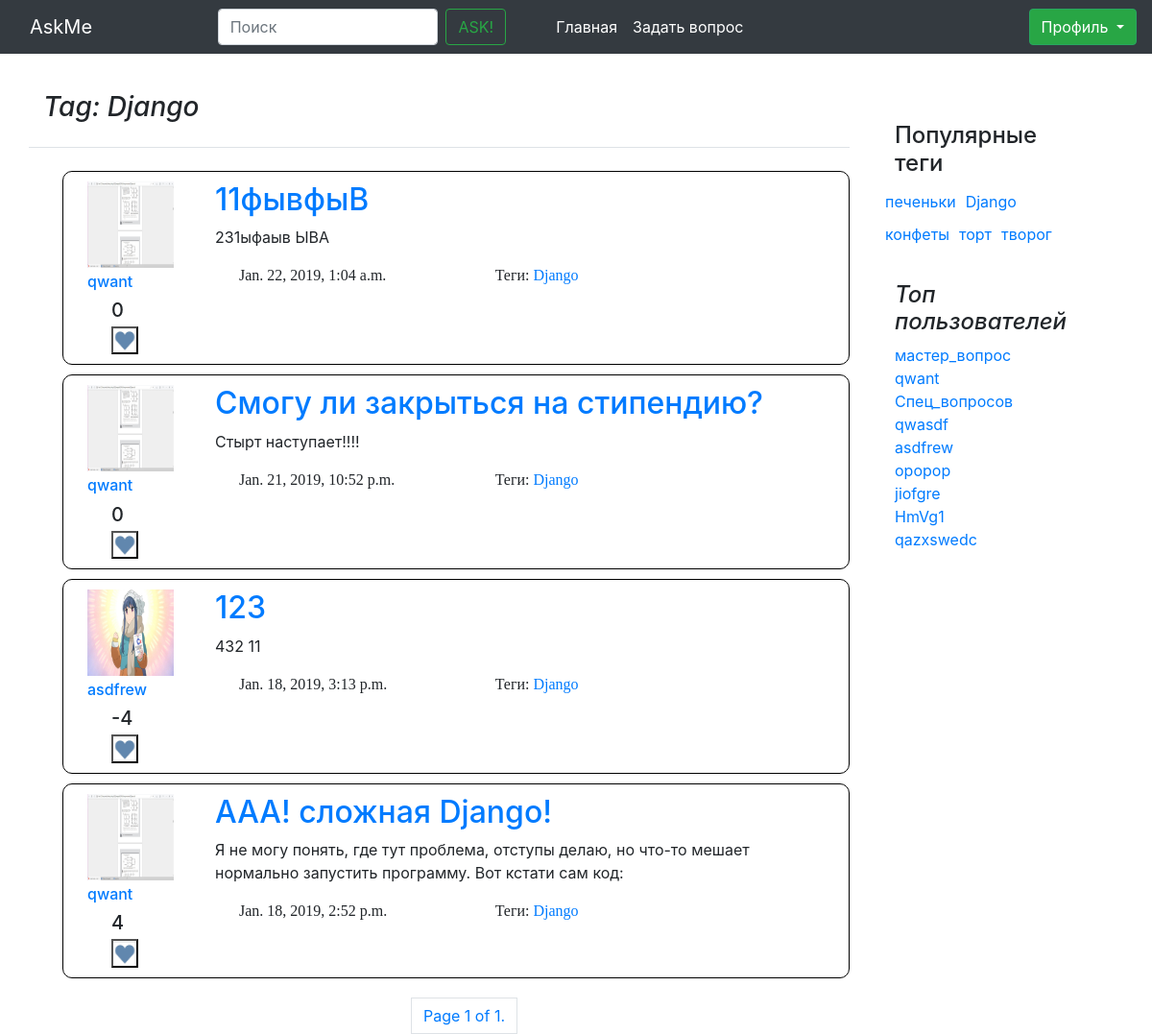
Page /tag/5 on the committed database.
### questions/models.py (models this page shows, shortened)
class Tag(models.Model):
    title = models.CharField(max_length=120, verbose_name=u"Заголовок ярлыка", null=True)
    objects = TagManager()
    def __str__(self):
        return self.title

class Question(models.Model):
    author = models.ForeignKey(CustomUser, on_delete=models.CASCADE)
    title = models.CharField(max_length=120, default='', verbose_name=u"Заголовок вопроса", null=True)
    text = models.TextField(verbose_name=u"Полное описание вопроса", null=True)
    create_date = models.DateTimeField(default=datetime.now, verbose_name=u"Время создания вопроса", null=True)
    is_active = models.BooleanField(default=True, verbose_name=u"Доступность вопроса")
    tags = models.ManyToManyField(Tag, blank=True)
    rating = models.IntegerField(default=0, null=False, verbose_name="Рейтинг вопроса")
    objects = QuestionManager()
    class Meta:
        ordering = ['-create_date']

class CustomUser(AbstractUser):
    upload = models.ImageField(upload_to='uploads/%Y/%m/%d/', blank=False)
    registration_date = models.DateTimeField(default=timezone.now, verbose_name="Дата решистрации", null=True)
    rating = models.IntegerField(default=0, verbose_name="Рейтинг пользователя", null=True)
    objects = UserManager()
    def __str__(self):
        return self.username

### questions/views.py (the view)
# urls.py: path('tag/<int:id>', views.tag, name='tag'),
def tag(request, id):
    return render(request, 'tag_find.html', {
        'users' : paginate(request, models.CustomUser.objects.by_rating())[0:10],
        'tags' : paginate(request, models.Tag.objects.hottest())[0:10],
        'tag' : get_object_or_404(models.Tag, pk=id) ,
        'questions': paginate(request, models.Question.objects.get_by_tag(tag_id=id)),
        "page_objects": paginate(request, objects_list = models.Question.objects.get_by_tag(tag_id=id)),
    })

### questions/manager.py (called while the page is built)
    def get_by_tag(self, tag_id):
        return self.all().filter(tags__id=tag_id)

    def hottest(self):
        return self.annotate(question_count=Count('question')).order_by('-question_count')

    def by_rating(self):
        return self.order_by('-rating')

### questions/views.py (called while the page is built)
def paginate(request, objects_list):
    paginator = Paginator(objects_list, 30)
    page = request.GET.get('page')
    try:
        objects = paginator.page(page)
    except PageNotAnInteger:
        objects = paginator.page(1)
    except EmptyPage:
        objects = paginator.page(paginator.num_pages)
    return objects

### questions/templates/tag_find.html (shortened to what this page needs)
{% load static %}
<!DOCTYPE html>
<html>
  <head>
      {% block links %}
        <link rel="stylesheet" href="https://stackpath.bootstrapcdn.com/bootstrap/4.2.1/css/bootstrap.min.css">
        <link rel="stylesheet" type="text/css" href="{% static "/css/base.css" %}">
      {% endblock links %}
      {% block OwnLinks %}
        {% load static %}
        <link rel="stylesheet" type="text/css" href="{% static "/css/bender.css" %}">
      {% endblock OwnLinks %}
  </head>
  <body>
    {% include "top_navbar.html" %}
    {% block contant %}
      <div class="container">
        <div class="row">
          <div class="col-md-9 blog-main my_blog">
            {% block NamePage %}
              <div class="pb-3 mb-4 font-italic border-bottom row">
                <h3 class="col-4">
                  {% block NamePage_title %}
                    Tag: {{tag}}
                  {% endblock NamePage_title %}
                </h3>
              </div>
            {% endblock NamePage %}
            {% block userPost %}
              {% include "question_frame.html" %}
            {% endblock userPost %}
          </div>
          <div class="col-md-3">
            {% include "aside_menu.html" %}
          </div>
        </div>
      </div>
    {% endblock contant%}
    {% block paginate %}
      {% include "paginate.html" %}
    {% endblock paginate%}
  </body>
</html>

### questions/templates/question_frame.html (shortened to what this page needs)
{% load static %}
<link rel="stylesheet" href="{% static "/css/Like.css" %}">
  {% for obj in questions %}
      <div class="blog-post row Post box-shadow">
        <div class="avatarka_in_post col-md-2 ">
          {% load static %}
          <a href="{% url 'user' id=obj.author.id %}">
          	{% if obj.author.upload %}
          		<img src="{{MEDIA_URL}}{{obj.author.upload.url}}" width="90" height="90">
          	{% else %}
          	    <img src="{% static "/img/Empty2.jpg" %}" width="90" height="90">
          	{% endif %}
            <br>
            <div class="h6 Author_label">
              {{obj.author}}
            </div>
          </a>
    			<div class="container Like_rating_move">
    				<div class="row">
    					<div class="card-text h5 Like_rating_mv">
    						{{obj.rating}}
    					</div>
    				</div>
    				<div class="row Like_button_up_menu">
    					<div class="col-md-3">
                <button class="my_btn1 js-like-question Like_button" data-question_id="{{ obj.id }}" data-like_type="like" style="padding: 0px 0px 0px 0px;margin-top: 5px;">
                  <img src="{% static "/img/Like_heart.jpg" %}" alt="" width="24" height="24">
                </button>
    					</div>
    				</div>
    			</div>
        </div>
      <div class="Context_Post col-md-10">
        <a href="{% url 'question_page' id=obj.id %}">
        	<h2 class="blog-post-title">{{obj.title}}</h2>
        </a>
        <p>{{obj.text | truncatechars:200}}</p>
        {% block BottomOnePost %}
          <div class="blog-post-meta row Post_title_bottom">
            <div class="col-md-5">
                {{obj.create_date}}
            </div>
            <div class="col-7">
          	{% if obj.tags %}
          		<p>Теги:
              		{% for t in obj.tags.all %}
              			<a href="{% url 'tag' id=t.id %}">
							        {{t}}
              			</a>
              		{% endfor %}
              	</p>
          	{% endif %}
            </div>
          </div>
        {% endblock BottomOnePost %}
      </div>
    </div>
  {% endfor %}

### questions/templates/aside_menu.html
{% block Asidemenu %}
  <aside class="blog-sidebar my_blog">
    <div class="p-3 mb-3">
      <div class="p-3">
        <h4>Популярные теги</h4>
        <div class="row">
          {% for t in tags %}
            <a href="{% url 'tag' id=t.id %}" class="Pop_tags">{{ t.title }}</a>
          {% endfor %}
        </div>
      </div>
      <div class="p-3">
        <h4 class="font-italic">Топ пользователей</h4>
        <ol class="list-unstyled">
          {% for user in users %}
            <li><a href="{% url 'user' id=user.id %}">{{ user }}</a></li>
          {% endfor %}
        </ol>
      </div>
    </div>
  </aside>
{% endblock Asidemenu %}

### static/css/base.css (style rules this page uses)
.my_blog { margin-top: 95px; }
.Post { border: 1px solid black; border-radius: 10px 10px 10px 10px; margin-left: 20px; padding:10px; margin-bottom: 10px; }
.Post_title_bottom { margin-left: 10px; font-family: "sans-serif"; }
.Pop_tags { padding: 5px; }
.Author_label { margin-top: 5px; }

### static/css/bender.css (style rules this page uses)
.my_blog { margin-top: 95px; }
.Post { border: 1px solid black; border-radius: 10px 10px 10px 10px; margin-left: 20px; padding:10px; margin-bottom: 10px; }
.Post_title_bottom { margin-left: 10px; font-family: "sans-serif"; }
.Pop_tags { padding: 5px; }

### static/css/Like.css (style rules this page uses)
.Like_rating_move { margin-left: 10px; }
.Like_rating_mv { margin-left: 15px; color: ##A6A786 ; }
.Like_button { margin-top: 15px; }

### rows in the picture
Tag: title "Django"
Question: author.upload (picture), author "qwant", rating "0", title "11фывфыВ", text "231ыфаыв ЫВА", create_date "Jan. 22, 2019, 1:04 a.m."
Question: author.upload (picture), author "qwant", rating "0", title "Смогу ли закрыться на стипендию?", text "Стырт наступает!!!!", create_date "Jan. 21, 2019, 10:52 p.m."
Question: author.upload (picture), author "asdfrew", rating "-4", title "123", text "432 11", create_date "Jan. 18, 2019, 3:13 p.m."
Question: author.upload (picture), author "qwant", rating "4", title "ААА! сложная Django!", text "Я не могу понять, где тут проблема, отступы делаю, но что-то мешает нормально запустить программу. Вот кстати сам код:", create_date "Jan. 18, 2019, 2:52 p.m."
Tag: title "печеньки"
Tag: title "конфеты"
Tag: title "торт"
Tag: title "творог"
CustomUser: username "мастер_вопрос"
CustomUser: username "qwant"
CustomUser: username "Спец_вопросов"
CustomUser: username "qwasdf"
CustomUser: username "asdfrew"
CustomUser: username "opopop"
CustomUser: username "jiofgre"
CustomUser: username "HmVg1"
CustomUser: username "qazxswedc"

### other values in the picture
{{ page_objects.number }} "1"
{{ page_objects.paginator.num_pages }} "1"
